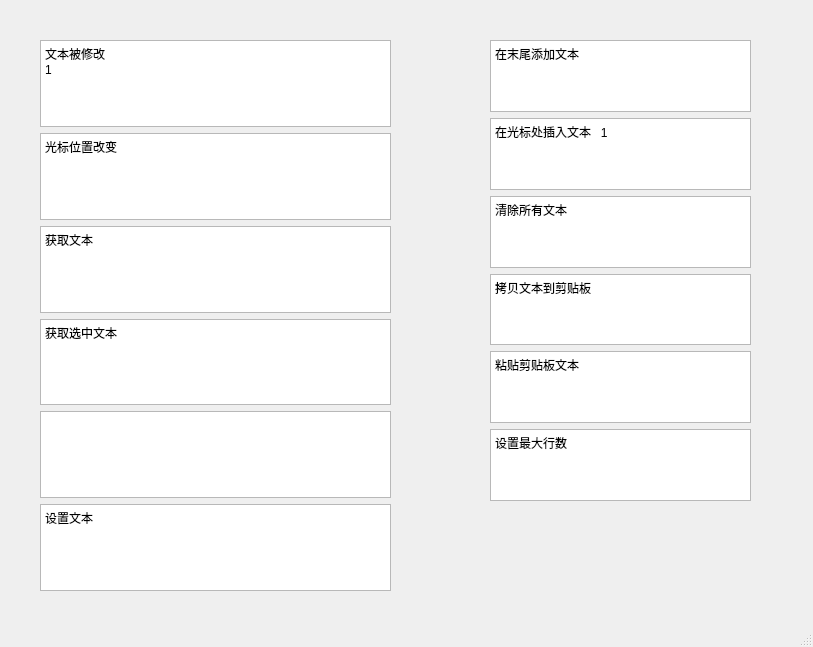
<?xml version="1.0" encoding="UTF-8"?>
<ui version="4.0">
 <class>MainWindow</class>
 <widget class="QMainWindow" name="MainWindow">
  <property name="geometry">
   <rect>
    <x>0</x>
    <y>0</y>
    <width>813</width>
    <height>647</height>
   </rect>
  </property>
  <property name="windowTitle">
   <string>MainWindow</string>
  </property>
  <widget class="QWidget" name="centralwidget">
   <widget class="QWidget" name="gridLayoutWidget">
    <property name="geometry">
     <rect>
      <x>40</x>
      <y>40</y>
      <width>351</width>
      <height>551</height>
     </rect>
    </property>
    <layout class="QGridLayout" name="gridLayout">
     <item row="5" column="0">
      <widget class="QPlainTextEdit" name="plainTextEdit_4">
       <property name="plainText">
        <string>获取选中文本</string>
       </property>
      </widget>
     </item>
     <item row="7" column="0">
      <widget class="QPlainTextEdit" name="plainTextEdit_6">
       <property name="plainText">
        <string>设置文本</string>
       </property>
      </widget>
     </item>
     <item row="6" column="0">
      <widget class="QPlainTextEdit" name="plainTextEdit_5">
       <property name="plainText">
        <string/>
       </property>
      </widget>
     </item>
     <item row="4" column="0">
      <widget class="QPlainTextEdit" name="plainTextEdit_3">
       <property name="plainText">
        <string>获取文本
</string>
       </property>
      </widget>
     </item>
     <item row="2" column="0">
      <widget class="QPlainTextEdit" name="plainTextEdit_2">
       <property name="plainText">
        <string>光标位置改变</string>
       </property>
      </widget>
     </item>
     <item row="1" column="0">
      <widget class="QPlainTextEdit" name="plainTextEdit">
       <property name="plainText">
        <string>文本被修改
1</string>
       </property>
      </widget>
     </item>
    </layout>
   </widget>
   <widget class="QWidget" name="gridLayoutWidget_2">
    <property name="geometry">
     <rect>
      <x>490</x>
      <y>40</y>
      <width>261</width>
      <height>461</height>
     </rect>
    </property>
    <layout class="QGridLayout" name="gridLayout_2">
     <item row="5" column="0">
      <widget class="QPlainTextEdit" name="plainTextEdit_11">
       <property name="plainText">
        <string>粘贴剪贴板文本</string>
       </property>
      </widget>
     </item>
     <item row="3" column="0">
      <widget class="QPlainTextEdit" name="plainTextEdit_9">
       <property name="plainText">
        <string>清除所有文本</string>
       </property>
      </widget>
     </item>
     <item row="4" column="0">
      <widget class="QPlainTextEdit" name="plainTextEdit_10">
       <property name="plainText">
        <string>拷贝文本到剪贴板</string>
       </property>
      </widget>
     </item>
     <item row="2" column="0">
      <widget class="QPlainTextEdit" name="plainTextEdit_8">
       <property name="plainText">
        <string>在光标处插入文本   1</string>
       </property>
       <property name="cursorWidth">
        <number>1</number>
       </property>
      </widget>
     </item>
     <item row="6" column="0">
      <widget class="QPlainTextEdit" name="plainTextEdit_12">
       <property name="plainText">
        <string>设置最大行数</string>
       </property>
      </widget>
     </item>
     <item row="1" column="0">
      <widget class="QPlainTextEdit" name="plainTextEdit_7">
       <property name="plainText">
        <string>在末尾添加文本</string>
       </property>
      </widget>
     </item>
    </layout>
   </widget>
  </widget>
  <widget class="QMenuBar" name="menubar">
   <property name="geometry">
    <rect>
     <x>0</x>
     <y>0</y>
     <width>813</width>
     <height>22</height>
    </rect>
   </property>
  </widget>
  <widget class="QStatusBar" name="statusbar"/>
 </widget>
 <resources/>
 <connections/>
</ui>
